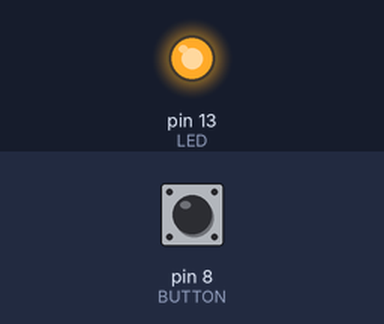
This sketch was run on a simulated Arduino Uno, built with avr-gcc and run on an emulated ATmega328P. Shown: output pins drawn as LEDs (lit = HIGH). Inputs (shaded band) come from the test bench; at power-on: pin 8 (BUTTON) HIGH.

Above: at 1.2 s.
1.3 s: pin 8 (BUTTON) pulled LOW for 0.15 s
At 1.93 s:
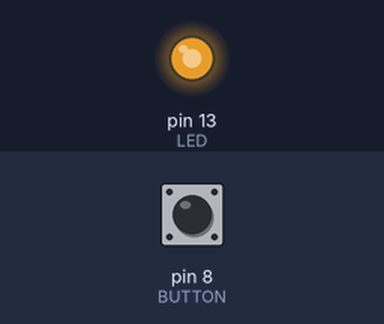
4.3 s: pin 8 (BUTTON) pulled LOW for 3.2 s
At 7.22 s:
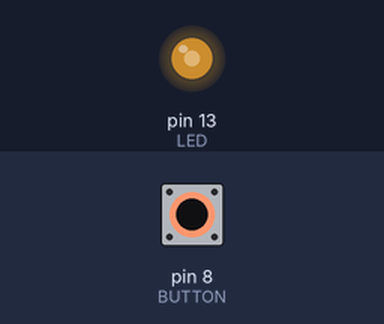
9.0 s: pin 8 (BUTTON) pulled LOW for 1 s
Timing chart, 0 to 18.0 s (numbered marks = the images above; inputs shaded):
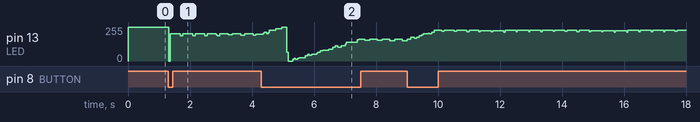

The sketch:

dimmer-with-button.ino
```cpp
// Lire l'état du bouton
#define LED 13
#define BUTTON 8
float lum = 15;  //luminosité entre 0 - 20

void setup() {
  pinMode(LED, OUTPUT);
  pinMode(BUTTON, INPUT_PULLUP);
}

void loop() {

  boolean btnDown = !digitalRead(BUTTON);

  // Modifie l'intensité avec le button
  if (btnDown) {
    lum = lum + 0.1;
    if (lum > 20) {
      lum = 0.0;
    }
  }

// controler la LED
  digitalWrite(LED, HIGH);
  delay(lum);
  digitalWrite(LED, LOW);
  delay(20 - lum);
}
```
